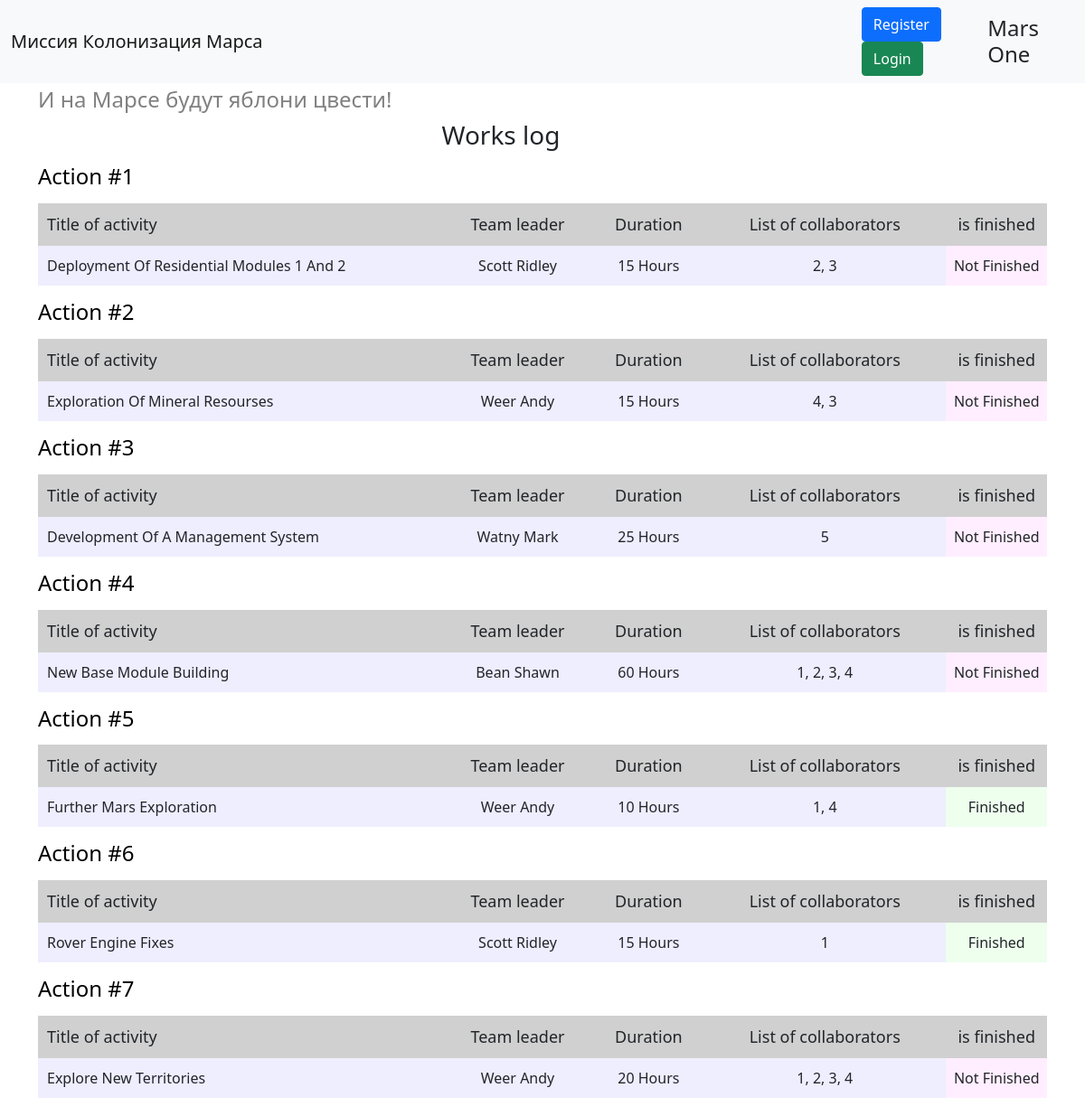
Before: / with the older database file.
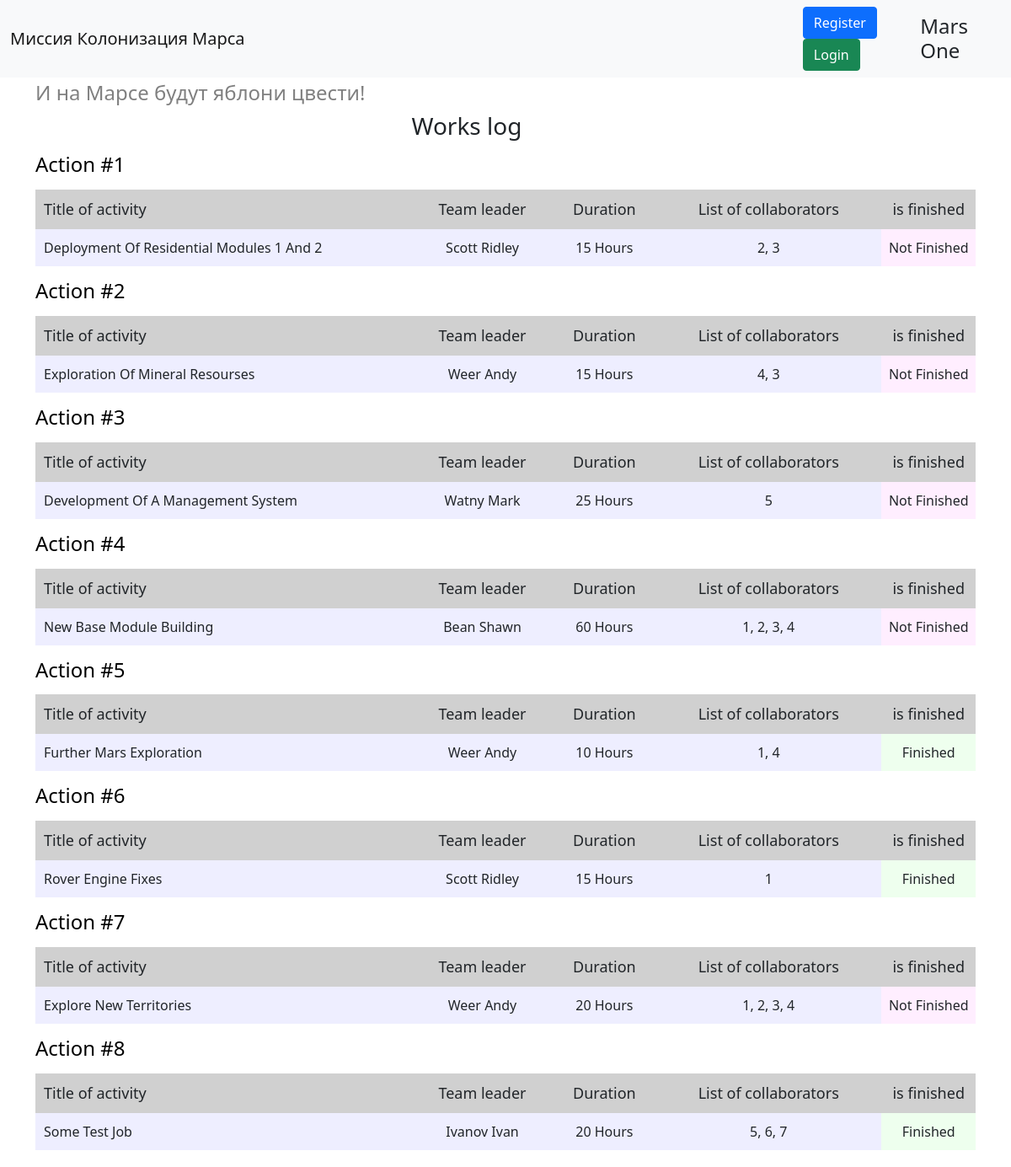
After: the same page with the newer database file.
### __all_models.py (models this page shows)
class Jobs(SqlAlchemyBase):
    __tablename__ = "jobs"
    id = Column(Integer, primary_key=True, autoincrement=True)
    team_leader = Column(Integer, ForeignKey("users.id"))
    job = Column(String)
    work_size = Column(Integer)
    collaborators = Column(String)
    start_date = Column(DateTime)
    end_date = Column(DateTime, nullable=True)
    is_finished = Column(Boolean)

class User(SqlAlchemyBase, UserMixin):
    __tablename__ = 'users'
    id = Column(Integer, primary_key=True, autoincrement=True)
    surname = Column(String)
    name = Column(String)
    age = Column(Integer)
    position = Column(String)
    speciality = Column(String)
    address = Column(String)
    email = Column(String, unique=True)
    hashed_password = Column(String, default="password")
    modified_date = Column(DateTime, default=datetime.now)

### app.py (the view)
@app.route("/")
def works_log():
    query = session.query(Jobs, User).join(User)
    records = query.all()
    return render_template("works_log.html", title="Журнал работ",
                           records=records, current_user=current_user)

### templates/works_log.html
{% extends "base.html" %}
{% block content %}
<h3 class="title">Works log</h3>
{% for job, user in records %}
<a href="/job/{{ loop.index }}" class="link"><h4 class="action">Action #{{ loop.index }}</h4></a>
<table>
    <tr>
        <th>Title of activity</th>
        <th>Team leader</th>
        <th>Duration</th>
        <th>List of collaborators</th>
        <th>is finished</th>
    </tr>
        <tr>
            <td style="width: 40%;">{{ job.job }}</td>
            <td>{{ user.surname }} {{ user.name }}</td>
            <td>{{ job.work_size }} hours</td>
            <td>{{ job.collaborators }}</td>
            {% if job.is_finished %}
                <td class="is-finished">Finished</td>
            {% else %}
                <td class="is-not-finished">Not Finished</td>
            {% endif %}
        </tr>
</table>
{% endfor %}
{% endblock %}

### templates/base.html (shortened to what this page needs)
<!doctype html>
<html lang="en">
  <head>
    <link href="https://cdn.jsdelivr.net/npm/bootstrap@5.0.0-beta2/dist/css/bootstrap.min.css" rel="stylesheet">
    <link rel="stylesheet" type="text/css" href="{{url_for('static', filename='css/style.css')}}"/>
  </head>
  <body>
    <nav class="navbar navbar-light bg-light">
      <div class="container-fluid">
        <span><a href="/" class="navbar-brand mb-0 h1">Миссия Колонизация Марса</a></span>
        <div class="navbar-inner">
          {% if current_user.is_authenticated %}
            <a href="{{ url_for('logout') }}" class="navbar-name">{{ current_user.name }} {{ current_user.surname }}</a>
          {% else %}
          <div class="buttons-wrapper">
            <a href="{{ url_for('register') }}" class="btn btn-primary">Register</a>
            <a href="{{ url_for('login') }}" class="btn btn-success">Login</a>
          </div>
          {% endif %}
          <span class="nav-item h4 mr-10 mb-0">Mars One</span>
        </div>
      </div>
    </nav>
    <div class="container">
      <h4 class="mt-1">И на Марсе будут яблони цвести!</h4>
      {% block content %}{% endblock %}
    </div>
  </body>
</html>

### static/css/style.css (style rules this page uses)
body { padding-bottom: 20px; }
h4 { color: grey; }
.title { width: 20%; margin: 0 auto; }
.action { color: black; margin-top: 15px; }
table { width: 100%; margin-top: 15px; }
th { background-color: #d0d0d0; font-size: 18px; font-weight: normal; padding-top: 10px; padding-bottom: 10px; text-align: center; }
th:first-child { text-align-last: left; padding-left: 10px; }
td { background-color: #eeeeff; padding-top: 10px; padding-bottom: 10px; text-align: center; text-transform: capitalize; }
td:first-child { text-align-last: left; padding-left: 10px; }
td:last-child { text-transform: none; }
.is-not-finished { background-color: #ffeeff; width: 10%; }
.is-finished { background-color: #eeffee; width: 10%; }
.navbar-inner { display: flex; width: 20%; justify-content: space-between; align-items: center; }
.link { text-decoration: none; }

Changed rows visible on the page:
added Jobs: job "Some Test Job", surname "Ivanov", name "Ivan", work_size "20", collaborators "5, 6, 7", is_finished "Finished"
